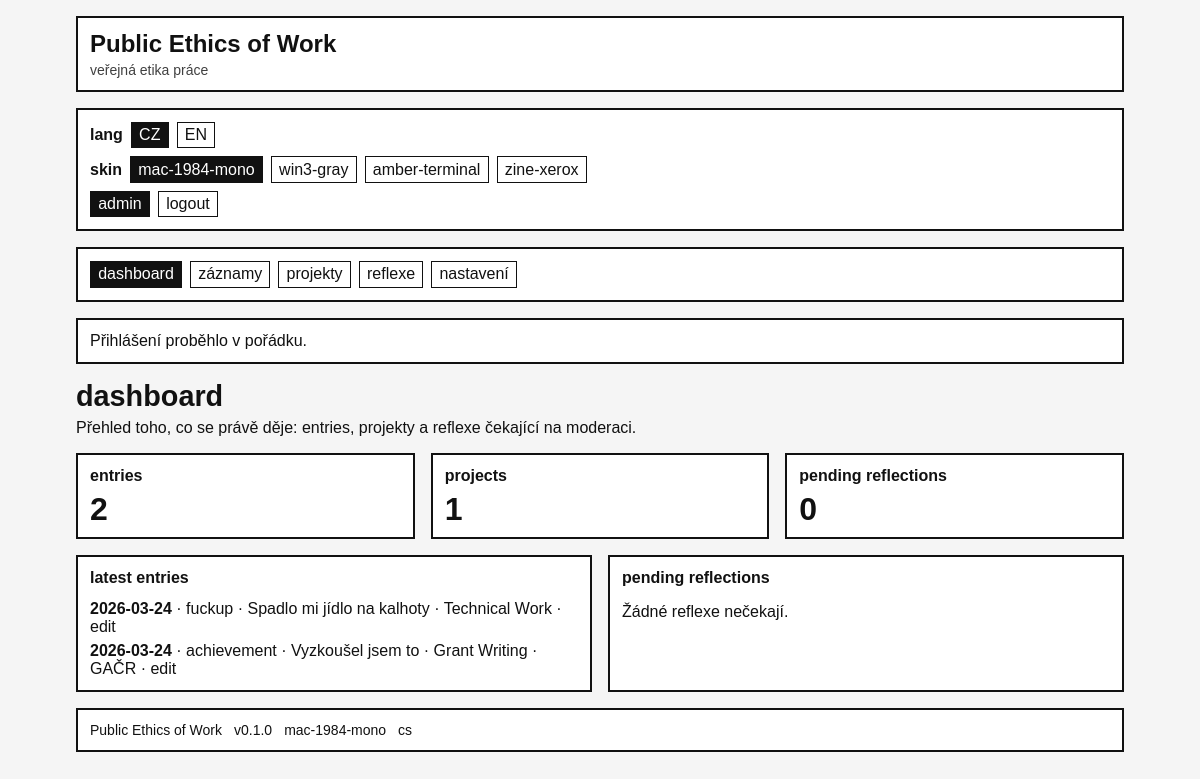
The page /admin (signed in) on the database its author committed.
### tables this page shows
CREATE TABLE entries (
    id INTEGER PRIMARY KEY AUTOINCREMENT,
    entry_date DATE NOT NULL,
    slug VARCHAR(255) UNIQUE,

    entry_type VARCHAR(20) NOT NULL
        CHECK (entry_type IN ('achievement', 'fuckup', 'regen', 'repair')),

    title VARCHAR(255),
    body TEXT NOT NULL,
    public_text TEXT,
    private_notes TEXT,

    minutes INTEGER NOT NULL DEFAULT 0
        CHECK (minutes >= 0),

    category_id INTEGER NOT NULL,
    project_id INTEGER,

    visibility VARCHAR(20) NOT NULL DEFAULT 'private'
        CHECK (visibility IN ('private', 'public', 'internal')),

    locale VARCHAR(20) NOT NULL DEFAULT 'cs'
        CHECK (locale IN ('cs', 'en', 'bilingual')),

    is_invisible_work INTEGER NOT NULL DEFAULT 0
        CHECK (is_invisible_work IN (0, 1)),

    workload_override DECIMAL(10,2),
    recovery_override DECIMAL(10,2),

    what_happened TEXT,
    why_it_matters TEXT,
    my_take TEXT,
    next_time TEXT,

    allow_reflections INTEGER NOT NULL DEFAULT 0
        CHECK (allow_reflections IN (0, 1)),

    repair_of_entry_id INTEGER,

    created_at DATETIME NOT NULL DEFAULT CURRENT_TIMESTAMP,
    updated_at DATETIME NOT NULL DEFAULT CURRENT_TIMESTAMP,

    FOREIGN KEY (category_id)
        REFERENCES categories(id)
        ON UPDATE CASCADE
        ON DELETE RESTRICT,

    FOREIGN KEY (project_id)
        REFERENCES projects(id)
        ON UPDATE CASCADE
        ON DELETE SET NULL,

    FOREIGN KEY (repair_of_entry_id)
        REFERENCES entries(id)
        ON UPDATE CASCADE
        ON DELETE SET NULL
);

CREATE TABLE categories (
    id INTEGER PRIMARY KEY AUTOINCREMENT,
    name VARCHAR(100) NOT NULL,
    slug VARCHAR(100) NOT NULL UNIQUE,
    kind VARCHAR(20) NOT NULL
        CHECK (kind IN ('work', 'recovery')),
    intensity_weight DECIMAL(6,2) NOT NULL DEFAULT 1.00
        CHECK (intensity_weight >= 0),
    recovery_weight DECIMAL(6,2) NOT NULL DEFAULT 0.00
        CHECK (recovery_weight >= 0),
    is_system INTEGER NOT NULL DEFAULT 1
        CHECK (is_system IN (0, 1)),
    sort_order INTEGER NOT NULL DEFAULT 0,
    created_at DATETIME NOT NULL DEFAULT CURRENT_TIMESTAMP,
    updated_at DATETIME NOT NULL DEFAULT CURRENT_TIMESTAMP
);

CREATE TABLE projects (
    id INTEGER PRIMARY KEY AUTOINCREMENT,
    title VARCHAR(255) NOT NULL,
    slug VARCHAR(255) NOT NULL UNIQUE,
    description TEXT,
    public_label VARCHAR(255),
    visibility VARCHAR(20) NOT NULL DEFAULT 'private'
        CHECK (visibility IN ('private', 'public', 'masked')),
    status VARCHAR(20) NOT NULL DEFAULT 'active'
        CHECK (status IN ('active', 'paused', 'archived', 'completed')),
    locale VARCHAR(20) NOT NULL DEFAULT 'cs'
        CHECK (locale IN ('cs', 'en', 'bilingual')),
    is_featured INTEGER NOT NULL DEFAULT 0
        CHECK (is_featured IN (0, 1)),
    sort_order INTEGER NOT NULL DEFAULT 0,
    created_at DATETIME NOT NULL DEFAULT CURRENT_TIMESTAMP,
    updated_at DATETIME NOT NULL DEFAULT CURRENT_TIMESTAMP
);

### app/Core/View.php (called while the page is built, shortened)
<?php
class View
{
    public static function render(string $view, array $data = [], string|false $layout = 'layout'): void
    {
        $viewFile = views_path($view . '.php');
        $content = self::capture($viewFile, $data);
    }
    protected static function capture(string $file, array $data = []): string
    {
        extract($data, EXTR_SKIP);
        require $file;
        return (string) ob_get_clean();
    }
}

### app/Controllers/AdminController.php (called while the page is built, shortened)
<?php
class AdminController
{
    public static function dashboard(): void
    {
        $entryCountRow = DB::selectOne('SELECT COUNT(*) AS count FROM entries');
        $projectCountRow = DB::selectOne('SELECT COUNT(*) AS count FROM projects');
        $pendingCountRow = DB::selectOne("SELECT COUNT(*) AS count FROM reflections WHERE status = 'pending'");
        $latestEntries = DB::selectAll(
            'SELECT
                e.id,
                e.entry_date,
                e.entry_type,
                e.title,
                e.visibility,
                e.minutes,
                c.name AS category_name,
                p.title AS project_title
             FROM entries e
             INNER JOIN categories c ON c.id = e.category_id
             LEFT JOIN projects p ON p.id = e.project_id
             ORDER BY e.entry_date DESC, e.created_at DESC, e.id DESC
             LIMIT 8'
        );
        $pendingReflections = DB::selectAll(
            "SELECT
                r.id,
                r.entry_id,
                r.author_name,
                r.is_anonymous,
                r.created_at,
                r.body,
                e.title AS entry_title,
                e.entry_date
             FROM reflections r
             INNER JOIN entries e ON e.id = r.entry_id
             WHERE r.status = 'pending'
             ORDER BY r.created_at DESC, r.id DESC
             LIMIT 8"
        );
        View::render('admin/dashboard', [
            'page_title' => t('page.admin_dashboard_title'),
            'stats' => [
                'entries' => (int) ($entryCountRow['count'] ?? 0),
                'projects' => (int) ($projectCountRow['count'] ?? 0),
                'pending_reflections' => (int) ($pendingCountRow['count'] ?? 0),
            ],
            'latest_entries' => $latestEntries,
            'pending_reflections' => $pendingReflections,
        ]);
    }
}

### public/index.php (called while the page is built, shortened)
<?php
require_once dirname(__DIR__) . '/app/Helpers/helpers.php';
Router::dispatch();

### app/Helpers/helpers.php (called while the page is built, shortened)
<?php
if (!function_exists('data_get')) {
    function data_get(array $array, ?string $key, mixed $default = null): mixed
    {
        $segments = explode('.', $key);
        $value = $array;
        foreach ($segments as $segment) {
            $value = $value[$segment];
        }
        return $value;
    }
}
if (!function_exists('config')) {
    function config(?string $key = null, mixed $default = null): mixed
    {
        $config = App::get('config', []);
        return data_get($config, $key, $default);
    }
}
if (!function_exists('e')) {
    function e(?string $value): string
    {
        return htmlspecialchars((string) $value, ENT_QUOTES, 'UTF-8');
    }
}
if (!function_exists('base_url')) {
    function base_url(string $path = ''): string
    {
        $base = rtrim(str_replace('\\', '/', dirname($_SERVER['SCRIPT_NAME'] ?? '')), '/');
        if ($path === '') {
            return $base ?: '/';
        }
        if (str_starts_with($path, '?')) {
            return ($base ?: '') . '/' . ltrim($path, '/');
        }
        return ($base ?: '') . '/' . ltrim($path, '/');
    }
}
if (!function_exists('url')) {
    function url(string $path = ''): string
    {
        return base_url($path);
    }
}
if (!function_exists('routes')) {
    function routes(): array
    {
        return config('routes', []);
    }
}
if (!function_exists('find_route')) {
    function find_route(string $name): ?array
    {
        foreach (routes() as $route) {
            if (($route['name'] ?? null) === $name) {
                return $route;
            }
        }
        return null;
    }
}
if (!function_exists('route_url')) {
    function route_url(string $name, array $params = []): string
    {
        $route = find_route($name);
        $path = $route['path'];
        $path = preg_replace_callback(
            '#\{([a-zA-Z_][a-zA-Z0-9_]*)\}#',
            static function (array $matches) use ($params) {
                $key = $matches[1];
                return isset($params[$key]) ? rawurlencode((string) $params[$key]) : $matches[0];
            },
            $path
        );
        return url(ltrim($path, '/'));
    }
}

### app/Core/DB.php (called while the page is built, shortened)
<?php
class DB
{
    protected static ?PDO $pdo = null;
    public static function connection(): PDO
    {
        if (self::$pdo instanceof PDO) {
            return self::$pdo;
        }
        $default = config('database.default', 'sqlite');
        $config = config('database.connections.' . $default);
        try {
            if ($default === 'sqlite') {
                $databasePath = $config['database'] ?? base_path('database/worklog.sqlite');
                $dsn = 'sqlite:' . $databasePath;
                self::$pdo = new PDO($dsn, null, null, self::sqliteOptions());
                self::$pdo->exec('PRAGMA foreign_keys = ON');
            }
        } catch (PDOException $e) {
            throw new RuntimeException('Database connection failed: ' . $e->getMessage(), 0, $e);
        }
        return self::$pdo;
    }
    public static function selectAll(string $sql, array $params = []): array
    {
        $stmt = self::connection()->prepare($sql);
        $stmt->execute($params);
        return $stmt->fetchAll();
    }
    protected static function baseOptions(): array
    {
        return [
            PDO::ATTR_ERRMODE => PDO::ERRMODE_EXCEPTION,
            PDO::ATTR_DEFAULT_FETCH_MODE => PDO::FETCH_ASSOC,
            PDO::ATTR_EMULATE_PREPARES => false,
        ];
    }
    protected static function sqliteOptions(): array
    {
        return self::baseOptions();
    }
}

### app/Core/App.php (called while the page is built, shortened)
<?php
class App
{
    protected static array $store = [];
    public static function set(string $key, mixed $value): void
    {
        self::$store[$key] = $value;
    }
    public static function get(string $key, mixed $default = null): mixed
    {
        return self::$store[$key] ?? $default;
    }
}

### app/Views/admin/dashboard.php (the view, shortened to what this page needs)
<?php
$stats = $stats ?? [
    'entries' => 0,
    'projects' => 0,
    'pending_reflections' => 0,
];
$latestEntries = $latest_entries ?? [];
$pendingReflections = $pending_reflections ?? [];
?>
<section class="page-section">
    <header class="page-header">
        <h1><?php echo e($page_title ?? t('page.admin_dashboard_title')); ?></h1>
        <p class="page-lead">
            Přehled toho, co se právě děje: entries, projekty a reflexe čekající na moderaci.
        </p>
    </header>
    <div class="grid grid-3">
        <article class="card stat-card">
            <h2>entries</h2>
            <div class="stat-number"><?php echo e((string) $stats['entries']); ?></div>
        </article>
        <article class="card stat-card">
            <h2>projects</h2>
            <div class="stat-number"><?php echo e((string) $stats['projects']); ?></div>
        </article>
        <article class="card stat-card">
            <h2>pending reflections</h2>
            <div class="stat-number"><?php echo e((string) $stats['pending_reflections']); ?></div>
        </article>
    </div>
    <div class="grid grid-2">
        <article class="card">
            <h2>latest entries</h2>
            <?php if (empty($latestEntries)): ?>
                <p>Zatím žádné entries.</p>
            <?php else: ?>
                <ul class="mono-list">
                    <?php foreach ($latestEntries as $entry): ?>
                        <li>
                            <strong><?php echo e($entry['entry_date']); ?></strong>
                            · <?php echo e($entry['entry_type']); ?>
                            · <?php echo e($entry['title'] ?: '(bez titulku)'); ?>
                            · <?php echo e($entry['category_name']); ?>
                            <?php if (!empty($entry['project_title'])): ?>
                                · <?php echo e($entry['project_title']); ?>
                            <?php endif; ?>
                            · <a href="<?php echo e(route_url('admin.entries.edit', ['id' => $entry['id']])); ?>">edit</a>
                        </li>
                    <?php endforeach; ?>
                </ul>
            <?php endif; ?>
        </article>
        <article class="card">
            <h2>pending reflections</h2>
            <?php if (empty($pendingReflections)): ?>
                <p>Žádné reflexe nečekají.</p>
            <?php endif; ?>
        </article>
    </div>
</section>

### app/Core/Router.php (shortened to what this page needs)
<?php
class Router
{
    public static function dispatch(): void
    {
        $method = strtoupper($_SERVER['REQUEST_METHOD'] ?? 'GET');
        $uri = $_SERVER['REQUEST_URI'] ?? '/';
        $path = self::normalizePath((string) parse_url($uri, PHP_URL_PATH));
        $routes = config('routes', []);
        foreach ($routes as $route) {
            if (strtoupper($route['method']) !== $method) {
                continue;
            }
            $params = self::match($route['path'], $path);
            if ($params === null) {
                continue;
            }
            if (!empty($route['handler'])) {
                self::runHandler($route, $params);
                return;
            }
            return;
        }
    }
    protected static function runHandler(array $route, array $params = []): void
    {
        $handler = $route['handler'];
        [$class, $method] = $handler;
        call_user_func([$class, $method], $params);
    }
    protected static function match(string $routePath, string $requestPath): ?array
    {
        $pattern = preg_replace_callback(
            '#\{([a-zA-Z_][a-zA-Z0-9_]*)\}#',
            static fn(array $matches) => '(?P<' . $matches[1] . '>[^/]+)',
            $routePath
        );
        $pattern = '#^' . rtrim($pattern, '/') . '$#';
        if ($routePath === '/') {
            $pattern = '#^/$#';
        }
        if (!preg_match($pattern, $requestPath, $matches)) {
            return null;
        }
        $params = [];
        return $params;
    }
    protected static function normalizePath(string $path): string
    {
        $path = '/' . trim($path, '/');
        return $path === '//' ? '/' : $path;
    }
}

### public/assets/css/base.css (style rules this page uses)
*, *::before, *::after { box-sizing: border-box; }
html { font-size: 16px; }
body { margin: 0; line-height: 1.45; text-rendering: optimizeLegibility; }
body, button, input, select, textarea { font: inherit; }
a { text-decoration: none; }
.site-branding, .site-controls, .site-nav, .card, .footer-line, .flash { padding: 0.75rem; }
.page-header { margin-bottom: 1rem; }
.page-header h1 { margin: 0 0 0.4rem; font-size: 1.8rem; }
.page-lead { margin: 0; max-width: 72ch; }
.grid { display: grid; gap: 1rem; margin-bottom: 1rem; }
.grid-2 { grid-template-columns: repeat(2, minmax(0, 1fr)); }
.card h2 { margin-top: 0; font-size: 1rem; text-transform: lowercase; }
.card p:last-child, .card ul:last-child, .card pre:last-child { margin-bottom: 0; }
.mono-list { list-style: none; padding: 0; margin: 0; }
.mono-list li + li { margin-top: 0.35rem; }
.grid-3 { grid-template-columns: repeat(3, minmax(0, 1fr)); }
.stat-card h2 { margin-bottom: 0.5rem; }
.stat-number { font-size: 2rem; font-weight: 700; line-height: 1; }

### public/assets/css/skins/mac-1984-mono.css (style rules this page uses)
body { background: #f5f5f5; color: #111; font-family: "Chicago", "Charcoal", "Geneva", "Verdana", sans-serif; }
a { color: #111; }
.site-branding, .site-controls, .site-nav, .card, .footer-line, .flash { background: #fff; border: 2px solid #111; }

### rows shown on the page
entries: entry_date "2026-03-24", entry_type "fuckup", title "Spadlo mi jídlo na kalhoty", category.name "Technical Work"
entries: entry_date "2026-03-24", entry_type "achievement", title "Vyzkoušel jsem to", category.name "Grant Writing", project.title "GAČR"

### other values the page prints
$skin "mac-1984-mono"
$skin "win3-gray"
$skin "amber-terminal"
$skin "zine-xerox"
t($item['label_key']) "dashboard"
t($item['label_key']) "záznamy"
t($item['label_key']) "projekty"
t($item['label_key']) "reflexe"
t($item['label_key']) "nastavení"
